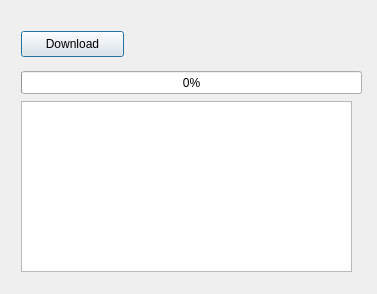
<?xml version="1.0" encoding="UTF-8"?>
<ui version="4.0">
 <class>Dialog</class>
 <widget class="QDialog" name="Dialog">
  <property name="windowModality">
   <enum>Qt::ApplicationModal</enum>
  </property>
  <property name="geometry">
   <rect>
    <x>0</x>
    <y>0</y>
    <width>377</width>
    <height>294</height>
   </rect>
  </property>
  <property name="windowTitle">
   <string>Refresh Maps...</string>
  </property>
  <layout class="QHBoxLayout" name="horizontalLayout_2">
   <item>
    <layout class="QHBoxLayout" name="horizontalLayout">
     <item>
      <widget class="QWidget" name="widget" native="true">
       <widget class="QPushButton" name="downloadMapButton">
        <property name="geometry">
         <rect>
          <x>10</x>
          <y>20</y>
          <width>103</width>
          <height>26</height>
         </rect>
        </property>
        <property name="text">
         <string>Download</string>
        </property>
       </widget>
       <widget class="QProgressBar" name="downloadMapProgressBar">
        <property name="geometry">
         <rect>
          <x>10</x>
          <y>60</y>
          <width>341</width>
          <height>23</height>
         </rect>
        </property>
        <property name="value">
         <number>0</number>
        </property>
       </widget>
       <widget class="QLabel" name="mapdownloadlabel">
        <property name="geometry">
         <rect>
          <x>170</x>
          <y>10</y>
          <width>151</width>
          <height>31</height>
         </rect>
        </property>
        <property name="text">
         <string/>
        </property>
       </widget>
       <widget class="QTextBrowser" name="mapdownloadtextBrowser">
        <property name="geometry">
         <rect>
          <x>10</x>
          <y>90</y>
          <width>331</width>
          <height>171</height>
         </rect>
        </property>
        <property name="html">
         <string>&lt;!DOCTYPE HTML PUBLIC &quot;-//W3C//DTD HTML 4.0//EN&quot; &quot;http://www.w3.org/TR/REC-html40/strict.dtd&quot;&gt;
&lt;html&gt;&lt;head&gt;&lt;meta name=&quot;qrichtext&quot; content=&quot;1&quot; /&gt;&lt;style type=&quot;text/css&quot;&gt;
p, li { white-space: pre-wrap; }
&lt;/style&gt;&lt;/head&gt;&lt;body style=&quot; font-family:'SimSun'; font-size:9pt; font-weight:400; font-style:normal;&quot;&gt;
&lt;p style=&quot;-qt-paragraph-type:empty; margin-top:0px; margin-bottom:0px; margin-left:0px; margin-right:0px; -qt-block-indent:0; text-indent:0px;&quot;&gt;&lt;br /&gt;&lt;/p&gt;&lt;/body&gt;&lt;/html&gt;</string>
        </property>
       </widget>
      </widget>
     </item>
    </layout>
   </item>
  </layout>
 </widget>
 <resources/>
 <connections/>
</ui>
